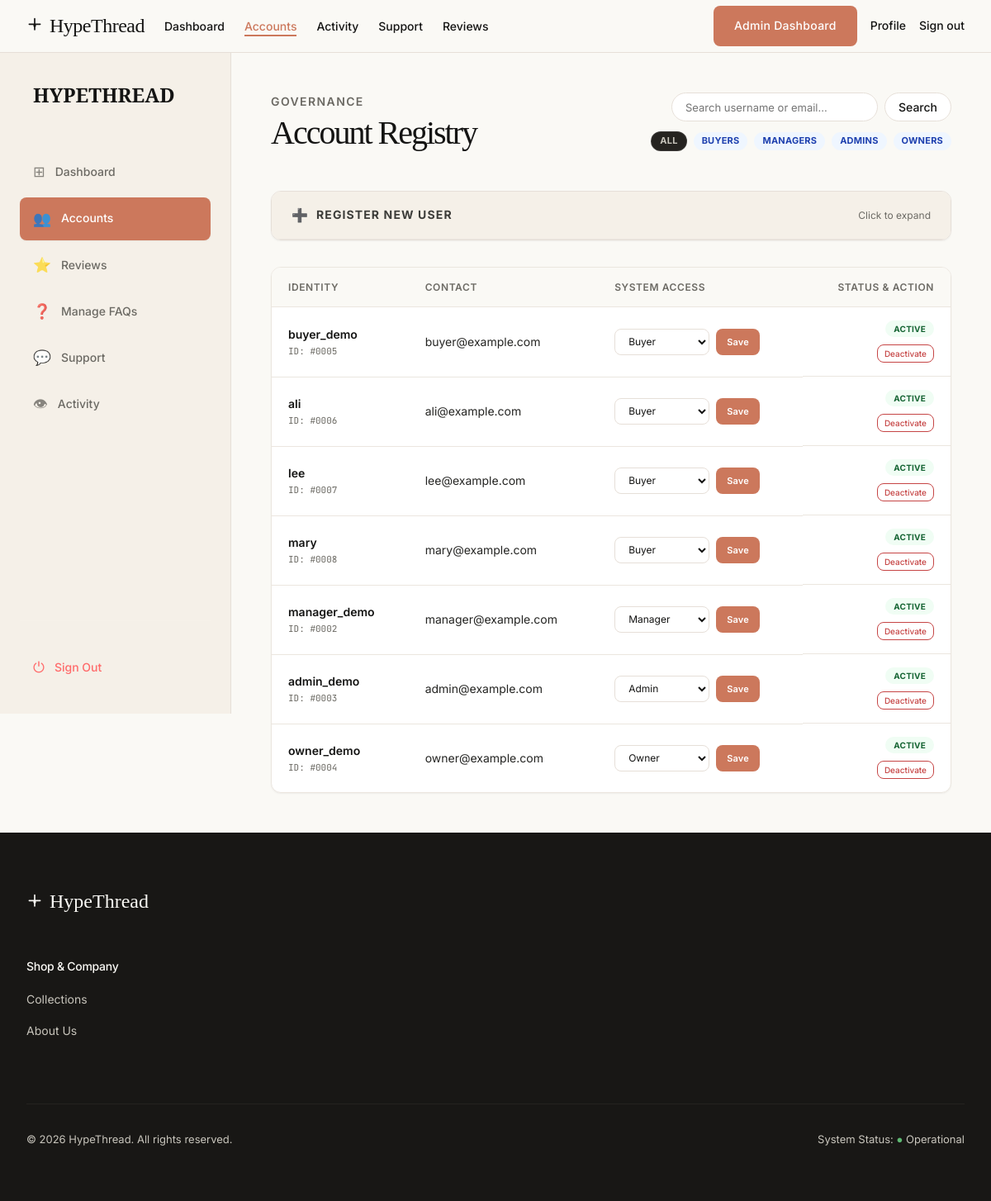
/admin/users_list.php (signed in), run on the app's committed database.
### tables this page shows
CREATE TABLE `users` (
  `id` int(11) NOT NULL AUTO_INCREMENT,
  `username` varchar(50) NOT NULL,
  `email` varchar(100) NOT NULL,
  `password` varchar(255) NOT NULL,
  `role` enum('buyer','manager','admin','owner') DEFAULT 'buyer',
  `full_name` varchar(100) DEFAULT NULL,
  `address` text DEFAULT NULL,
  `phone` varchar(20) DEFAULT NULL,
  `is_active` tinyint(1) NOT NULL DEFAULT 1,
  `reset_token` varchar(64) DEFAULT NULL,
  `reset_expires` datetime DEFAULT NULL,
  `created_at` timestamp NOT NULL DEFAULT current_timestamp(),
  PRIMARY KEY (`id`),
  UNIQUE KEY `username` (`username`),
  UNIQUE KEY `email` (`email`)
);

### admin/users_list.php (the view, shortened to what this page needs)
<?php
require_once '../config/db.php';
$filter_role = $_GET['role'] ?? 'all';
$search_query = $_GET['search'] ?? '';
$query = "SELECT * FROM users WHERE 1=1";
$params = [];
$query .= " ORDER BY created_at DESC";
$stmt = $pdo->prepare($query);
$stmt->execute($params);
$users = $stmt->fetchAll();
$include_path = '../includes/';
include $include_path . 'header.php';
?>
<?php require_once '../includes/sidebar.php'; ?>
<div class="dashboard-layout">
    <div class="dashboard-main fade-in-up">
        <header style="display: flex; justify-content: space-between; align-items: flex-end; margin-bottom: var(--spacing-xxl);">
            <div>
                <div style="font-size: 14px; color: var(--colors-muted); text-transform: uppercase; letter-spacing: 0.1em; margin-bottom: 4px; font-weight: 600;">Governance</div>
                <h1 style="margin: 0; font-size: 40px;">Account Registry</h1>
            </div>
            <div style="display: flex; flex-direction: column; gap: 12px; align-items: flex-end;">
                <form method="GET" style="display: flex; gap: 8px;">
                    <input type="text" name="search" placeholder="Search username or email..." value="<?php echo htmlspecialchars($search_query); ?>" class="form-input" style="padding: 8px 16px; border-radius: 20px; font-size: 13px; width: 250px;">
                    <button type="submit" class="button-secondary" style="padding: 8px 16px; border-radius: 20px;">Search</button>
                </form>
                <div style="display: flex; gap: 8px; align-items: center; flex-wrap: wrap;">
                    <a href="users_list.php?role=all&search=<?php echo urlencode($search_query); ?>" class="badge <?php echo $filter_role == 'all' ? 'badge-pill-dark' : 'badge-info'; ?>" style="text-decoration: none;">All</a>
                    <a href="users_list.php?role=buyer&search=<?php echo urlencode($search_query); ?>" class="badge <?php echo $filter_role == 'buyer' ? 'badge-pill-dark' : 'badge-info'; ?>" style="text-decoration: none;">Buyers</a>
                    <a href="users_list.php?role=manager&search=<?php echo urlencode($search_query); ?>" class="badge <?php echo $filter_role == 'manager' ? 'badge-pill-dark' : 'badge-info'; ?>" style="text-decoration: none;">Managers</a>
                    <a href="users_list.php?role=admin&search=<?php echo urlencode($search_query); ?>" class="badge <?php echo $filter_role == 'admin' ? 'badge-pill-dark' : 'badge-info'; ?>" style="text-decoration: none;">Admins</a>
                    <a href="users_list.php?role=owner&search=<?php echo urlencode($search_query); ?>" class="badge <?php echo $filter_role == 'owner' ? 'badge-pill-dark' : 'badge-info'; ?>" style="text-decoration: none;">Owners</a>
                </div>
            </div>
        </header>
        <div class="surface-card" style="padding: 0; overflow: hidden; margin-bottom: 32px; border: 1px solid var(--colors-hairline);">
            <div style="padding: 16px 24px; border-bottom: 1px solid var(--colors-hairline-soft); background: var(--colors-surface-soft); display: flex; align-items: center; gap: 10px; cursor: pointer;" onclick="document.getElementById('regPanel').style.display = document.getElementById('regPanel').style.display === 'none' ? 'block' : 'none';">
                <span style="font-size: 16px;">➕</span>
                <span style="font-size: 14px; font-weight: 700; text-transform: uppercase; letter-spacing: 0.08em;">Register New User</span>
                <span style="margin-left: auto; font-size: 12px; color: var(--colors-muted);">Click to expand</span>
            </div>
        </div>
        <div class="table-container">
            <table class="data-table">
                <thead>
                    <tr>
                        <th>Identity</th>
                        <th>Contact</th>
                        <th>System Access</th>
                        <th style="text-align: right;">Status & Action</th>
                    </tr>
                </thead>
                <tbody>
                    <?php foreach ($users as $u): ?>
                        <tr>
                            <td>
                                <div style="font-weight: 600; color: var(--colors-ink);"><?php echo htmlspecialchars($u['username']); ?></div>
                                <div style="font-family: var(--typography-code-font); font-size: 11px; color: var(--colors-muted);">ID: #<?php echo str_pad($u['id'], 4, '0', STR_PAD_LEFT); ?></div>
                            </td>
                            <td style="font-size: 14px;"><?php echo htmlspecialchars($u['email']); ?></td>
                            <td>
                                <form method="POST" style="display: flex; gap: 8px; align-items: center;">
                                    <select name="role" style="width: auto; padding: 6px 30px 6px 12px; font-size: 12px; height: 32px;">
                                        <option value="buyer" <?php echo $u['role'] == 'buyer' ? 'selected' : ''; ?>>Buyer</option>
                                        <option value="manager" <?php echo $u['role'] == 'manager' ? 'selected' : ''; ?>>Manager</option>
                                        <option value="admin" <?php echo $u['role'] == 'admin' ? 'selected' : ''; ?>>Admin</option>
                                        <option value="owner" <?php echo $u['role'] == 'owner' ? 'selected' : ''; ?>>Owner</option>
                                    </select>
                                    <button type="submit" name="update_role" class="button-primary" style="padding: 0 12px; height: 32px; font-size: 11px;">Save</button>
                                </form>
                            </td>
                            <td style="text-align: right; display: flex; flex-direction: column; align-items: flex-end; gap: 8px;">
                                <?php if (isset($u['is_active']) && !$u['is_active']): ?>
                                    <span class="badge badge-error" style="font-size: 10px;">DEACTIVATED</span>
                                <?php else: ?>
                                    <span class="badge badge-success" style="font-size: 10px;">ACTIVE</span>
                                <?php endif; ?>
                                <form method="POST">
                                    <?php if (isset($u['is_active']) && !$u['is_active']): ?>
                                        <input type="hidden" name="is_active" value="1">
                                        <button type="submit" name="toggle_status" class="button-secondary" style="padding: 4px 8px; font-size: 10px; border-color: var(--colors-success); color: var(--colors-success);">Activate</button>
                                    <?php else: ?>
                                        <button type="submit" name="toggle_status" class="button-secondary" style="padding: 4px 8px; font-size: 10px; border-color: var(--colors-error); color: var(--colors-error);">Deactivate</button>
                                    <?php endif; ?>
                                </form>
                            </td>
                        </tr>
                    <?php endforeach; ?>
                </tbody>
            </table>
        </div>
    </div>
</div>
<?php include $include_path . 'footer.php'; ?>

### data on the page
users: username "buyer_demo", id "0005", email "buyer@example.com", role "Buyer", is_active "ACTIVE"
users: username "ali", id "0006", email "ali@example.com", role "Buyer", is_active "ACTIVE"
users: username "lee", id "0007", email "lee@example.com", role "Buyer", is_active "ACTIVE"
users: username "mary", id "0008", email "mary@example.com", role "Buyer", is_active "ACTIVE"
users: username "manager_demo", id "0002", email "manager@example.com", role "Manager", is_active "ACTIVE"
users: username "admin_demo", id "0003", email "admin@example.com", role "Admin", is_active "ACTIVE"
users: username "owner_demo", id "0004", email "owner@example.com", role "Owner", is_active "ACTIVE"

### other printed values
$item['icon'] "⊞"
$item['label'] "Dashboard"
$item['icon'] "👥"
$item['label'] "Accounts"
$item['icon'] "⭐"
$item['label'] "Reviews"
$item['icon'] "❓"
$item['label'] "Manage FAQs"
$item['icon'] "💬"
$item['label'] "Support"
$item['icon'] "👁"
$item['label'] "Activity"
